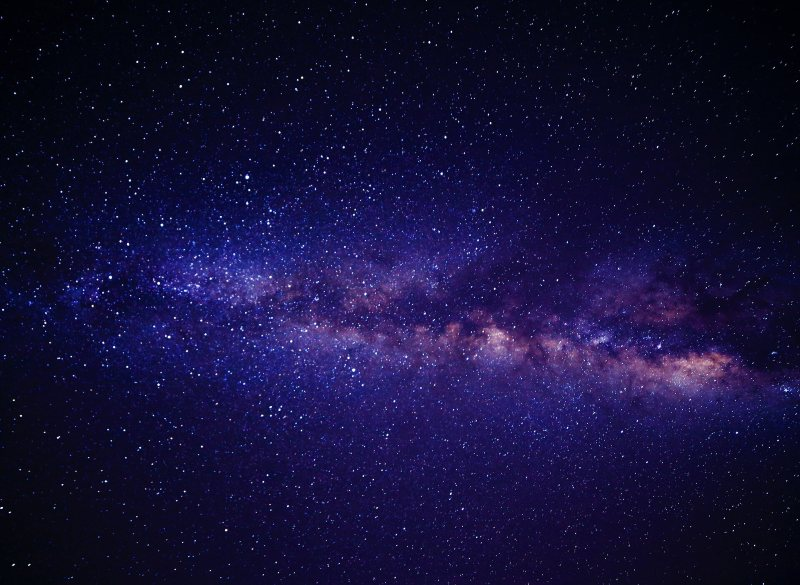
#> input picture lesson 1/galaxy.jpg, 800 x 585 px
$ python basic.py
#> lines starting #> are read from the running program, lines starting #| are printed output that depends on the picture
import cv2
import os
#reading an image
image = cv2.imread("galaxy.jpg",1)
#> image is the input picture: shape (585, 800, 3); mean B, G, R 57.7, 16.6, 21
#show image
cv2.imshow("image",image)
#keep screen
cv2.waitKey(0)
image2 = cv2.imread("galaxy.jpg",0)
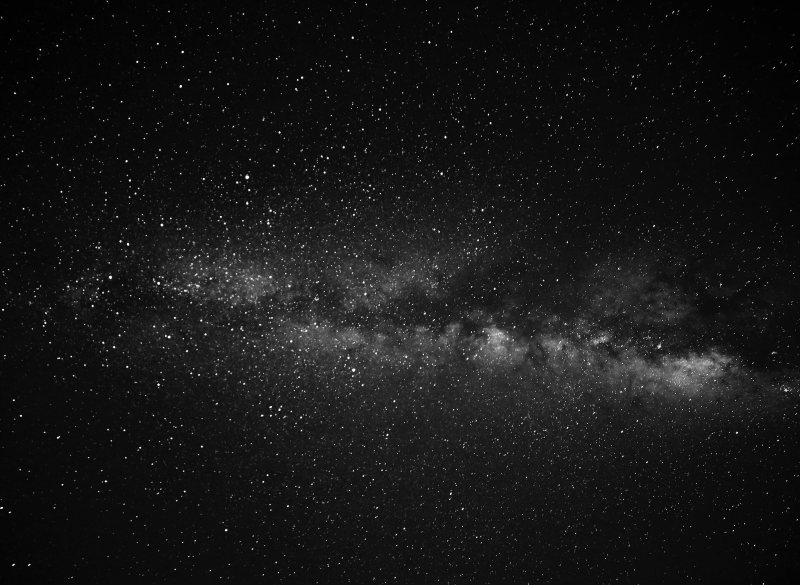
#> image2: shape (585, 800); min 0, max 255, mean 22.5
cv2.imshow("image2",image2)
cv2.waitKey(0)
#saving grayscale image
save = r"C:\Users\Aarav\OneDrive\Desktop\openCV"
os.chdir(save)
cv2.imwrite("grayscale.jpg",image2)
print("image is saved!")
